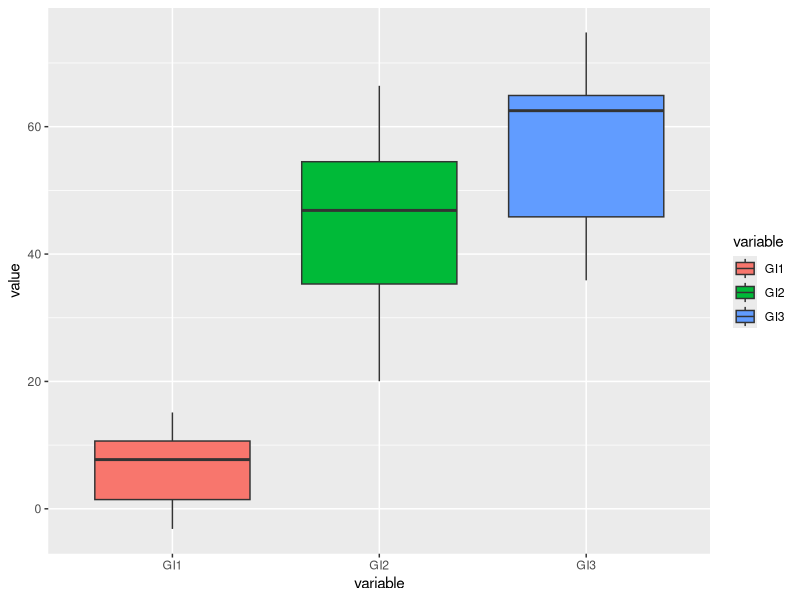

R code for this plot: (Note: this script raises an error after producing the figure.)
## ---- chunk 1
setwd("~/Documents/UVM_2018/BIO381")
library(ggplot2)

# Here I am going to create a function that will create a normal distribution based on parameters I gathered from the literature about my experiment

dataCreate <- function(mean1=10,mean2=40,mean3=60,n1=10,n2=10,n3=10,sd1=10,sd2=10,sd3=10){
  mydf <- data.frame(GI1=rnorm(mean=mean1,n=n1,sd=sd1), GI2=rnorm(mean=mean2,n=n2,sd=sd2), GI3=rnorm(mean=mean3,n=n3,sd=sd3))
  return(mydf)
}
myDF <- dataCreate()
myDF

str(myDF)

# Convert dataframe into a usable form for ANOVA

library(reshape2)
myDF2 <- melt(myDF)

myDF2

# Now I am going to run an ANOVA on the dataframe to see if there is significance

ANO <- aov(value~variable,data=myDF2)
print(ANO)
summary(ANO)[[1]][["Pr(>F)"]][1]
str(summary(ANO))


# Plot the data to visualize

ANOPlot <- ggplot(data=myDF2,aes(x=variable,y=value,fill=variable)) + 
                    geom_boxplot()

print(ANOPlot)

## ---- chunk 2
#             Df Sum Sq Mean Sq F value   Pr(>F)    
# variable     2  14277    7139   44.52 2.83e-09 ***
# Residuals   27   4330     160                     
# ---
# Signif. codes:  0 ‘***’ 0.001 ‘**’ 0.01 ‘*’ 0.05 ‘.’ 0.1 ‘ ’ 1

#             Df Sum Sq Mean Sq F value   Pr(>F)    
# variable     2  11847    5923   60.38 1.08e-10 ***
# Residuals   27   2649      98                     
# ---
# Signif. codes:  0 ‘***’ 0.001 ‘**’ 0.01 ‘*’ 0.05 ‘.’ 0.1 ‘ ’ 1

#             Df Sum Sq Mean Sq F value   Pr(>F)    
# variable     2  10688    5344   33.06 5.52e-08 ***
# Residuals   27   4365     162                     
# ---
# Signif. codes:  0 ‘***’ 0.001 ‘**’ 0.01 ‘*’ 0.05 ‘.’ 0.1 ‘ ’ 1
## ---- chunk 3

myDF <- dataCreate(n1=3,n2=3,n3=3)
myDF

str(myDF)

# Convert dataframe into a usable form for ANOVA

library(reshape2)
myDF2 <- melt(myDF)

myDF2

# Now I am going to run an ANOVA on the dataframe to see if there is significance

ANO <- aov(value~variable,data=myDF2)
print(ANO)
summary(ANO)

# Plot the data to visualize
ANOPlot(myDF2)
ANOPlot <- ggplot(data=myDF2,aes(x=variable,y=value,fill=variable)) + 
                    geom_boxplot()
print(ANOPlot)

## ---- chunk 4
#             Df Sum Sq Mean Sq F value  Pr(>F)   
# variable     2   2263  1131.5   20.39 0.00211 **
# Residuals    6    333    55.5                   
# ---
# Signif. codes:  0 ‘***’ 0.001 ‘**’ 0.01 ‘*’ 0.05 ‘.’ 0.1 ‘ ’ 1
# 
#             Df Sum Sq Mean Sq F value   Pr(>F)    
# variable     2   3660  1829.9   63.31 9.26e-05 ***
# Residuals    6    173    28.9                     
# ---
# Signif. codes:  0 ‘***’ 0.001 ‘**’ 0.01 ‘*’ 0.05 ‘.’ 0.1 ‘ ’ 1
# 
#             Df Sum Sq Mean Sq F value  Pr(>F)   
# variable     2   4906  2453.2   14.67 0.00489 **
# Residuals    6   1003   167.2                   
# ---
# Signif. codes:  0 ‘***’ 0.001 ‘**’ 0.01 ‘*’ 0.05 ‘.’ 0.1 ‘ ’ 1
## ---- chunk 5

myDF <- dataCreate(n1=3,n2=3,n3=3,mean1 = 30,mean2 = 40,mean3 = 50)
myDF

str(myDF)

# Convert dataframe into a usable form for ANOVA

library(reshape2)
myDF2 <- melt(myDF)

myDF2

# Now I am going to run an ANOVA on the dataframe to see if there is significance

ANO <- aov(value~variable,data=myDF2)
print(ANO)
summary(ANO)

# Plot the data to visualize

ANOPlot <- ggplot(data=myDF2,aes(x=variable,y=value,fill=variable)) + 
                    geom_boxplot()
print(ANOPlot)

## ---- chunk 6

#             Df Sum Sq Mean Sq F value Pr(>F)  
# variable     2 1329.9   664.9   5.731 0.0406 *
# Residuals    6  696.2   116.0                 
# ---
# Signif. codes:  0 ‘***’ 0.001 ‘**’ 0.01 ‘*’ 0.05 ‘.’ 0.1 ‘ ’ 1
# 
#             Df Sum Sq Mean Sq F value Pr(>F)  
# variable     2  525.0  262.49   3.632 0.0926 .
# Residuals    6  433.7   72.28                 
# ---
# Signif. codes:  0 ‘***’ 0.001 ‘**’ 0.01 ‘*’ 0.05 ‘.’ 0.1 ‘ ’ 1
# 
#             Df Sum Sq Mean Sq F value Pr(>F)  
# variable     2  404.8  202.38   3.555 0.0959 .
# Residuals    6  341.6   56.93                 
# ---
# Signif. codes:  0 ‘***’ 0.001 ‘**’ 0.01 ‘*’ 0.05 ‘.’ 0.1 ‘ ’ 1

## ---- chunk 7

myDF <- dataCreate(n1=10,n2=10,n3=10,mean1 = 30,mean2 = 40,mean3 = 50)
myDF

str(myDF)

# Convert dataframe into a usable form for ANOVA

library(reshape2)
myDF2 <- melt(myDF)

myDF2

# Now I am going to run an ANOVA on the dataframe to see if there is significance

ANO <- aov(value~variable,data=myDF2)
print(ANO)
summary(ANO)

# Plot the data to visualize

ANOPlot <- ggplot(data=myDF2,aes(x=variable,y=value,fill=variable)) + 
                    geom_boxplot()
print(ANOPlot)

## ---- chunk 8

#             Df Sum Sq Mean Sq F value   Pr(>F)    
# variable     2   3359  1679.5    14.4 5.54e-05 ***
# Residuals   27   3148   116.6                     
# ---
# Signif. codes:  0 ‘***’ 0.001 ‘**’ 0.01 ‘*’ 0.05 ‘.’ 0.1 ‘ ’ 1
# 
#             Df Sum Sq Mean Sq F value   Pr(>F)    
# variable     2   2228  1114.1      16 2.61e-05 ***
# Residuals   27   1880    69.6                     
# ---
# Signif. codes:  0 ‘***’ 0.001 ‘**’ 0.01 ‘*’ 0.05 ‘.’ 0.1 ‘ ’ 1
# 
#             Df Sum Sq Mean Sq F value Pr(>F)  
# variable     2  603.5  301.73   3.474 0.0454 *
# Residuals   27 2345.2   86.86                 
# ---
# Signif. codes:  0 ‘***’ 0.001 ‘**’ 0.01 ‘*’ 0.05 ‘.’ 0.1 ‘ ’ 1

## ---- chunk 9
myDF <- dataCreate(n1=5,n2=5,n3=5,mean1 = 30,mean2 = 40,mean3 = 50)
myDF

str(myDF)

# Convert dataframe into a usable form for ANOVA

library(reshape2)
myDF2 <- melt(myDF)

myDF2

# Now I am going to run an ANOVA on the dataframe to see if there is significance

ANO <- aov(value~variable,data=myDF2)
print(ANO)
summary(ANO)

# Plot the data to visualize

ANOPlot <- ggplot(data=myDF2,aes(x=variable,y=value,fill=variable)) + 
                    geom_boxplot()
print(ANOPlot)

## ---- chunk 10
#             Df Sum Sq Mean Sq F value Pr(>F)
# variable     2  236.6  118.32   1.246  0.322
# Residuals   12 1139.8   94.98         
# 
#             Df Sum Sq Mean Sq F value Pr(>F)
# variable     2  441.4   220.7   1.531  0.256
# Residuals   12 1729.7   144.1       
# 
#             Df Sum Sq Mean Sq F value  Pr(>F)   
# variable     2   1599   799.4   8.084 0.00598 **
# Residuals   12   1187    98.9                   
# ---
# Signif. codes:  0 ‘***’ 0.001 ‘**’ 0.01 ‘*’ 0.05 ‘.’ 0.1 ‘ ’ 1
## ---- chunk 11
myDF <- dataCreate(n1=7,n2=7,n3=7,mean1 = 30,mean2 = 40,mean3 = 50)
myDF

str(myDF)

# Convert dataframe into a usable form for ANOVA

library(reshape2)
myDF2 <- melt(myDF)

myDF2

# Now I am going to run an ANOVA on the dataframe to see if there is significance

ANO <- aov(value~variable,data=myDF2)
print(ANO)
summary(ANO)

# Plot the data to visualize

ANOPlot <- ggplot(data=myDF2,aes(x=variable,y=value,fill=variable)) + 
                    geom_boxplot()
print(ANOPlot)
## ---- chunk 12
#             Df Sum Sq Mean Sq F value  Pr(>F)   
# variable     2   1174   586.8   8.887 0.00207 **
# Residuals   18   1188    66.0                   
# ---
# Signif. codes:  0 ‘***’ 0.001 ‘**’ 0.01 ‘*’ 0.05 ‘.’ 0.1 ‘ ’ 1
# 
#             Df Sum Sq Mean Sq F value Pr(>F)  
# variable     2  858.8   429.4   4.979  0.019 *
# Residuals   18 1552.3    86.2                 
# ---
# Signif. codes:  0 ‘***’ 0.001 ‘**’ 0.01 ‘*’ 0.05 ‘.’ 0.1 ‘ ’ 1
# 
#             Df Sum Sq Mean Sq F value  Pr(>F)   
# variable     2   1156   577.7   9.183 0.00178 **
# Residuals   18   1132    62.9                   
# ---
# Signif. codes:  0 ‘***’ 0.001 ‘**’ 0.01 ‘*’ 0.05 ‘.’ 0.1 ‘ ’ 1
## ---- chunk 13
###################################################
# FUNCTION: ANOVA
# Runs an ANOVA on a dataframe of values
# input: dataframe
# output: summary of ANOVA
ANOVA <- function(data=as.data.frame(matrix(data=1:12,nrow=4))){
  library(reshape2)
  myDF2 <- melt(myDF)
  ANO <- aov(value~variable,data=myDF2)
  return(summary(ANO))
}
###################################################
ANOVA()

## ---- chunk 14
# First run both functions
dataCreate <- function(mean1=10,mean2=40,mean3=60,n1=10,n2=10,n3=10,sd1=10,sd2=10,sd3=10){
  mydf <- data.frame(GI1=rnorm(mean=mean1,n=n1,sd=sd1), GI2=rnorm(mean=mean2,n=n2,sd=sd2), GI3=rnorm(mean=mean3,n=n3,sd=sd3))
  return(mydf)
}
ANOVA <- function(data=as.data.frame(matrix(data=1:12,nrow=4))){
  library(reshape2)
  suppressMessages(expr = myDF2 <- melt(data))
  ANO <- aov(value~variable,data=myDF2)
  return(summary(ANO))
}

###################################################
# FUNCTION: simulation
# Creates 10 distributions of data, runs and ANOVA on each
# input: parameters for distributions and the number of simulations
# output: summary of ANOVAs
simulation <- function(mean1=10,mean2=40,mean3=60,n1=10,n2=10,n3=10,sd1=10,sd2=10,sd3=10,nsim=1000){
  results <- vector()
  for(i in 1:nsim){
    mydf <- dataCreate(mean1=mean1,mean2=mean2,mean3=mean3,n1=n1,n2=n2,n3=n3,sd1=sd1,sd2=sd2,sd3=sd3)
    anosum <- ANOVA(data=mydf)
    anosumpval <- anosum[[1]][["Pr(>F)"]][1]
    results <- c(results, anosumpval)
  }
  sigpval <- sum(results <= 0.05)
  return(sigpval)
}
###################################################

## ---- chunk 15
simulation(n1=5,n2=5,n3=5,mean1 = 30,mean2 = 40,mean3 = 50)
## ---- chunk 16
###################################
# FUNCTION: ANOPlot
# Plots data from ANOVA
# input: dataframe
# input: x name
# input: y name
# input: number of simulations
# output: number of significant p values
ANOPlot <- function(data) {
  plot <- ggplot(data=data,aes(x=variable,y=value,fill=variable)) + 
                    geom_boxplot()
  return(plot)
}
###################################


